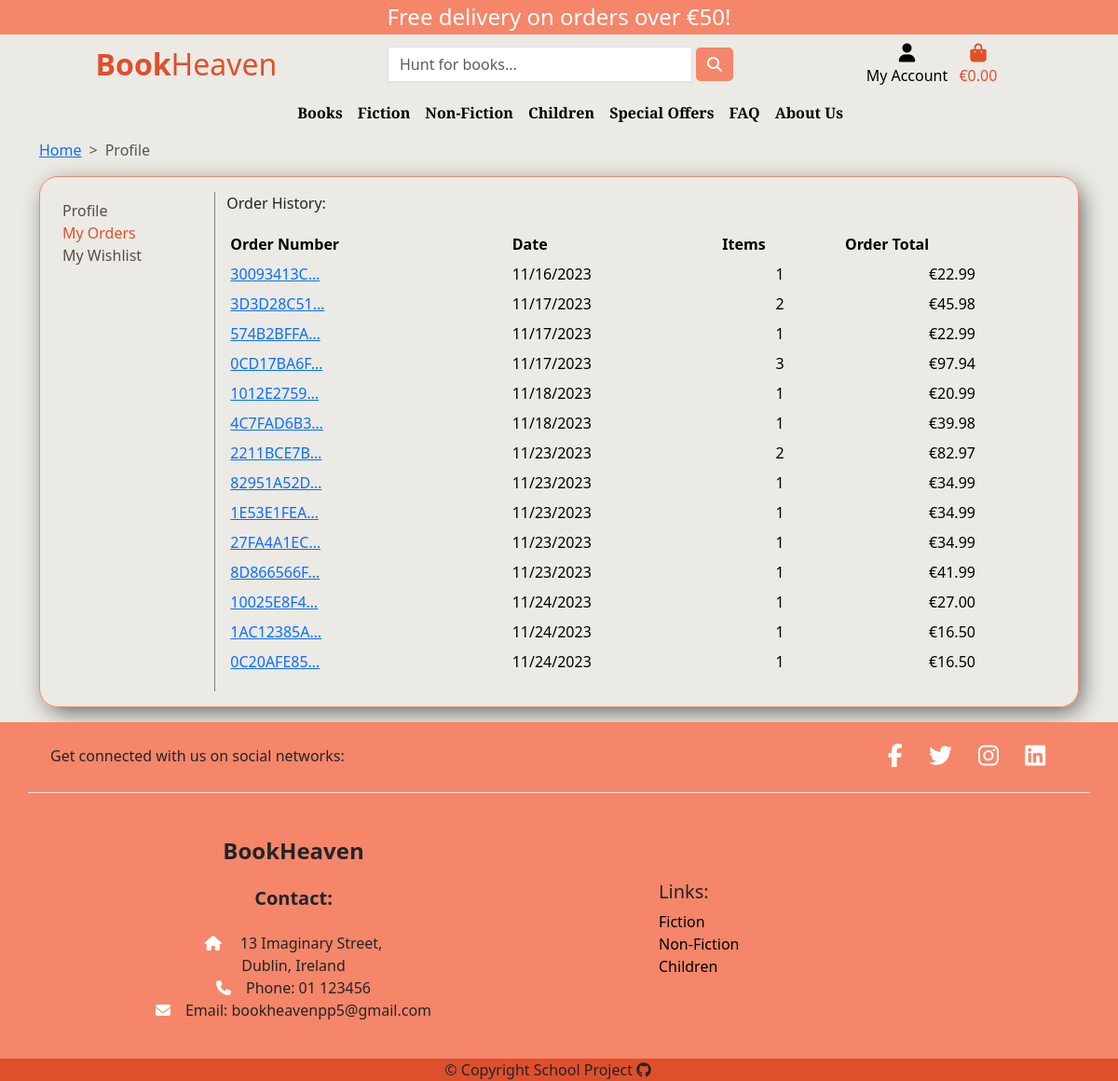
The page /profiles/profile/bae50a5cec5548c7a8229ebbbe4f918a/orders/ (signed in) on the database its author committed.
### checkout/models.py (models this page shows, shortened)
class Order(models.Model):
    order_number = models.CharField(max_length=32, null=False, editable=False)
    user_profile = models.ForeignKey(
        UserProfile, on_delete=models.SET_NULL, null=True, blank=True, related_name='orders')
    full_name = models.CharField(max_length=50, null=False, blank=False)
    email = models.EmailField(max_length=254, null=False, blank=False)
    phone_number = models.CharField(max_length=20, null=False, blank=False)
    country = CountryField(max_length=40, null=False, blank=False)
    postcode = models.CharField(max_length=20, null=True, blank=True)
    town_or_city = models.CharField(max_length=40, null=False, blank=False)
    street_address1 = models.CharField(max_length=80, null=False, blank=False)
    street_address2 = models.CharField(max_length=80, null=True, blank=True)
    county = models.CharField(max_length=80, null=True, blank=True)
    date = models.DateTimeField(auto_now_add=True)
    delivery_cost = models.DecimalField(
        max_digits=6, decimal_places=2, null=False, default=0)
    discount = models.DecimalField(
        blank=True, null=True, max_digits=6, decimal_places=2)
    order_total = models.DecimalField(
        max_digits=10, decimal_places=2, null=False, default=0)
    grand_total = models.DecimalField(
        max_digits=10, decimal_places=2, null=False, default=0)
    original_cart = models.TextField(null=False, blank=False, default='')
    stripe_pid = models.CharField(
        max_length=254, null=False, blank=False, default='')

### profiles/views.py (the view)
# urls.py: path('profile/<str:pk>/orders/', views.my_orders, name='my-orders'),
@login_required
def my_orders(request, pk):
    profile = get_object_or_404(UserProfile, id=pk)
    orders = profile.orders.all()
    context = {
        'orders': orders,
    }
    return render(request, 'profiles/my_orders.html', context)

### profiles/templates/profiles/my_orders.html (shortened to what this page needs)
{% extends 'base.html' %}
{% load widget_tweaks %}
{% block content %}
<section class="profile mb-3">
    <div class="container">
        <nav style="--bs-breadcrumb-divider: '>';" aria-label="breadcrumb">
            <ol class="breadcrumb">
                <li class="breadcrumb-item"><a href="{% url 'home' %}">Home</a></li>
                <li class="breadcrumb-item active" aria-current="page">Profile</li>
            </ol>
        </nav>
    </div>
    <div class="container">
        <div class="row">
            <div class="col-12">
                <div class="custom-border p-3">
                    <div class="row">
                        {% include 'profiles/partials/sidebar.html' %}
                        <div class="col-12 col-lg-10 mt-4 mt-lg-0 d-flex flex-column justify-content-center">
                            <p>Order History:</p>
                            {% if orders %}
                            <div class="order-history table-responsive">
                                <table class="table table-sm table-borderless">
                                    <thead>
                                        <tr>
                                            <th>Order Number</th>
                                            <th>Date</th>
                                            <th>Items</th>
                                            <th>Order Total</th>
                                        </tr>
                                    </thead>
                                    <tbody>
                                        {% for order in orders %}
                                        <tr>
                                            <td>
                                                <a href="{% url 'order-history' order.id %}" title="{{ order.order_number }}">
                                                    {{ order.order_number|truncatechars:10 }}
                                                </a>
                                            </td>
                                            <td>{{ order.date|date:"SHORT_DATE_FORMAT" }}</td>
                                            <td class="text-center">
                                                {{ order.lineitems.count }}
                                            </td>
                                            <td class="text-center">€{{ order.grand_total }}</td>
                                        </tr>
                                        {% endfor %}
                                    </tbody>
                                </table>
                            </div>
                            {% else %}
                            <div class="d-grid gap-2">
                                <p class="text-center">You have no new orders</p>
                                <a href="{% url 'all-products' %}" class="btn btn-orange d-block mx-auto">Browse Books</a>
                            </div>
                            {% endif %}
                        </div>
                    </div>
                </div>
            </div>
        </div>
    </div>
</section>
{% endblock content %}

### static/css/style.css (style rules this page uses)
:root { --orange: #f58669; --dark-orange: #de502c; --offwhite: #ebe8e0; --offwhite2: #efefed; --dark-gray: #574c49; --white: #ffff; --brown: #63453d; }
body { min-height: 100vh; display: flex; flex-direction: column; background-color: #ebeae5; }
.custom-border { border: var(--orange) 1px solid; border-radius: 20px; box-shadow: 5px 7px 26px -4px rgba(0, 0, 0, 0.66); -webkit-box-shadow: 5px 7px 26px -4px rgba(0, 0, 0, 0.66); -moz-box-shadow: 5px 7px 26px -4px rgba(0, 0, 0, 0.66); }
.table > :not(caption) > * > * { background-color: transparent; border-bottom-color: var(--dark-gray); }
.order-history { max-height: 529px; overflow-y: auto; }

### rows shown on the page
Order: order_number "30093413C…", date "11/16/2023", lineitems.count "1", grand_total "22.99"
Order: order_number "3D3D28C51…", date "11/17/2023", lineitems.count "2", grand_total "45.98"
Order: order_number "574B2BFFA…", date "11/17/2023", lineitems.count "1", grand_total "22.99"
Order: order_number "0CD17BA6F…", date "11/17/2023", lineitems.count "3", grand_total "97.94"
Order: order_number "1012E2759…", date "11/18/2023", lineitems.count "1", grand_total "20.99"
Order: order_number "4C7FAD6B3…", date "11/18/2023", lineitems.count "1", grand_total "39.98"
Order: order_number "2211BCE7B…", date "11/23/2023", lineitems.count "2", grand_total "82.97"
Order: order_number "82951A52D…", date "11/23/2023", lineitems.count "1", grand_total "34.99"
Order: order_number "1E53E1FEA…", date "11/23/2023", lineitems.count "1", grand_total "34.99"
Order: order_number "27FA4A1EC…", date "11/23/2023", lineitems.count "1", grand_total "34.99"
Order: order_number "8D866566F…", date "11/23/2023", lineitems.count "1", grand_total "41.99"
Order: order_number "10025E8F4…", date "11/24/2023", lineitems.count "1", grand_total "27.00"
Order: order_number "1AC12385A…", date "11/24/2023", lineitems.count "1", grand_total "16.50"
Order: order_number "0C20AFE85…", date "11/24/2023", lineitems.count "1", grand_total "16.50"

### other values the page prints
{{ free_delivery_threshold }} "50"
